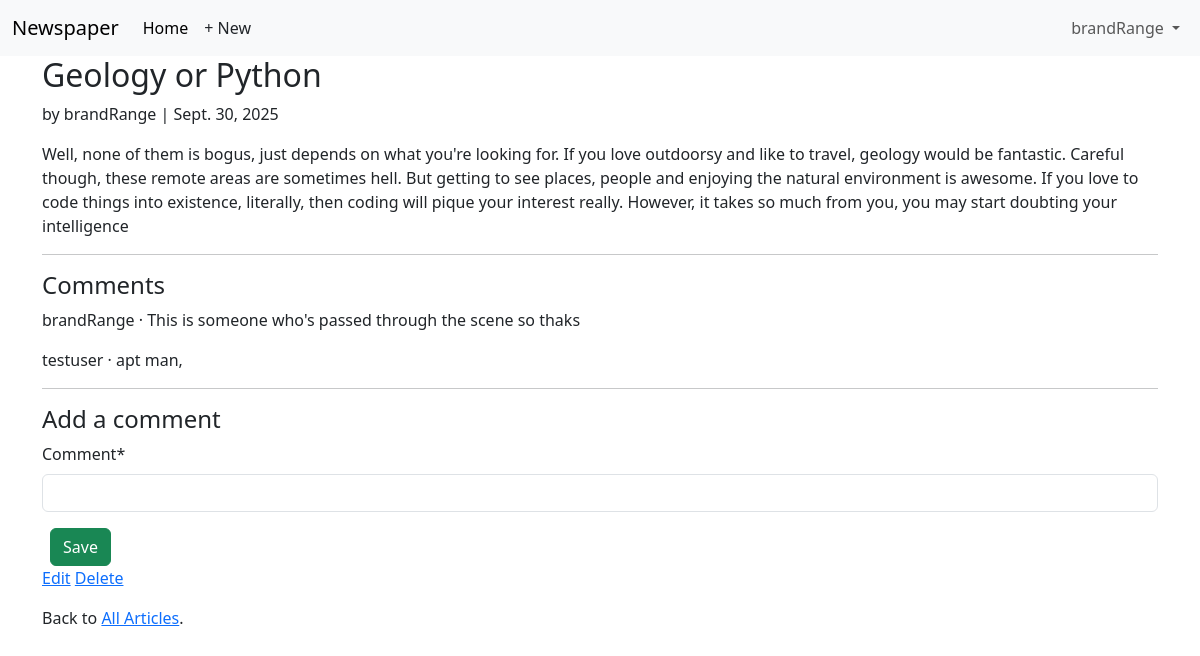
The app's page /articles/2/ (signed in) with its own data.
### accounts/models.py (models this page shows)
class CustomUser(AbstractUser):
    age = models.PositiveIntegerField(null=True, blank=True)

### articles/models.py (models this page shows, shortened)
class Article(models.Model):
    title = models.CharField(max_length=255)
    body = models.TextField()
    date = models.DateField(auto_now_add=True)
    author = models.ForeignKey(
        settings.AUTH_USER_MODEL,
        on_delete=models.CASCADE,
    )
    class Meta:
        ordering = ['-date']

class Comment(models.Model):
    article = models.ForeignKey(Article, on_delete= models.CASCADE)
    comment = models.CharField(max_length=200)
    author = models.ForeignKey(
        settings.AUTH_USER_MODEL,
        on_delete=models.CASCADE,
        )
    def __str__(self):
        return self.comment

### articles/views.py (the view, shortened to what this page needs)
# urls.py: path("<int:pk>/", ArticleDetailView.as_view(), name="article_detail"),
class ArticleDetailView(LoginRequiredMixin, View):
    def get(self, request, *args, **kwargs):
        view = CommentGet.as_view()
        return view(request, *args, **kwargs)

### articles/views.py (called while the page is built)
    def get_context_data(self, **kwargs):
        context = super().get_context_data(**kwargs)
        context["form"] = CommentForm
        return context

### templates/article_detail.html
{% extends "base.html" %}
{% load crispy_forms_tags %}
{% block content %}
<div class="article-entry">
    <h2>{{ object.title }}</h2>
    <p>by {{ object.author }} | {{ object.date }}</p>
    <p>{{ object.body }}</p>
</div>
<hr>
<h4>Comments</h4>
{% for comment in article.comment_set.all %}
<p>{{ comment.author }} &middot; {{ comment }}</p>
{% endfor %}
<hr>
<h4>Add a comment</h4>
<form action="" method="post"> {% csrf_token %}
    {{ form |crispy}}
    <button class="btn btn-success ms-2" type="submit">Save</button>
</form>
<div>
    {% if article.author.pk == request.user.pk %}
    <p><a href="{% url 'article_edit' article.pk %}">Edit</a>
    <a href="{% url 'article_delete' article.pk %}">Delete</a>
    </p>
    {% endif %}
    <p>Back to <a href="{% url 'article_list' %}">All Articles</a>.</p>
</div>
{% endblock content %}

### templates/base.html (shortened to what this page needs)
{% load static %}
<!DOCTYPE html>
<html>
<head>
    <link href="https://cdn.jsdelivr.net/npm/bootstrap@5.3.8/dist/css/bootstrap.min.css" rel="stylesheet">
</head>
<body>
    <nav class="navbar navbar-expand-lg bg-body-tertiary">
    <div class="container-fluid">
        <a class="navbar-brand" href="{% url 'home' %}">Newspaper</a>
        <div class="collapse navbar-collapse" id="navbarSupportedContent">
            <ul class="navbar-nav me-auto mb-2 mb-lg-0">
                <li class="nav-item">
                    <a class="nav-link active" aria-current="page" href="#">Home</a>
                </li>
                {% if user.is_authenticated %}
                <li><a href="{% url 'article_new' %}" class="nav-link px-2 link-dark">+ New</a></li>
            </ul>
        <div class="mr-auto">
            <ul class="navbar-nav">
                <li class="nav-item dropdown">
                    <a class="nav-link dropdown-toggle" href="#" role="button"
                    data-bs-toggle="dropdown" aria-expanded="false">
                    {{ user.username }}
                    </a>
</li>
{% endif %}
</div>
</div>
</nav>
<main>
<div class="container">
{% block content %}
{% endblock content %}
</div>
</main>
</body>
</html>

### records on screen
CustomUser: username "brandRange"
Article: title "Geology or Python", author "brandRange", date "Sept. 30, 2025", body "Well, none of them is bogus, just depends on what you're looking for. If you love outdoorsy and like to travel, geology would be fantastic. Careful though, these remote areas are sometimes hell. But getting to see places, people and enjoying the natural environment is awesome. If you love to code things into existence, literally, then coding will pique your interest really. However, it takes so much from you, you may start doubting your intelligence"
Comment: author "brandRange", comment "This is someone who's passed through the scene so thaks"
Comment: author "testuser", comment "apt man,"
